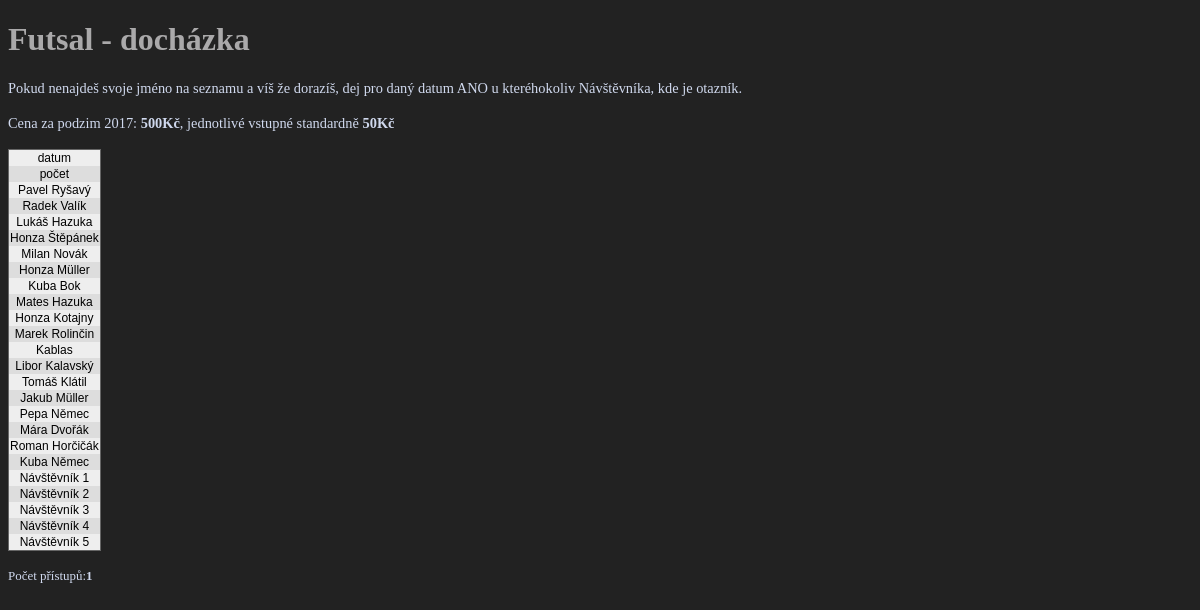
Before: /index_old.php with the older database file.
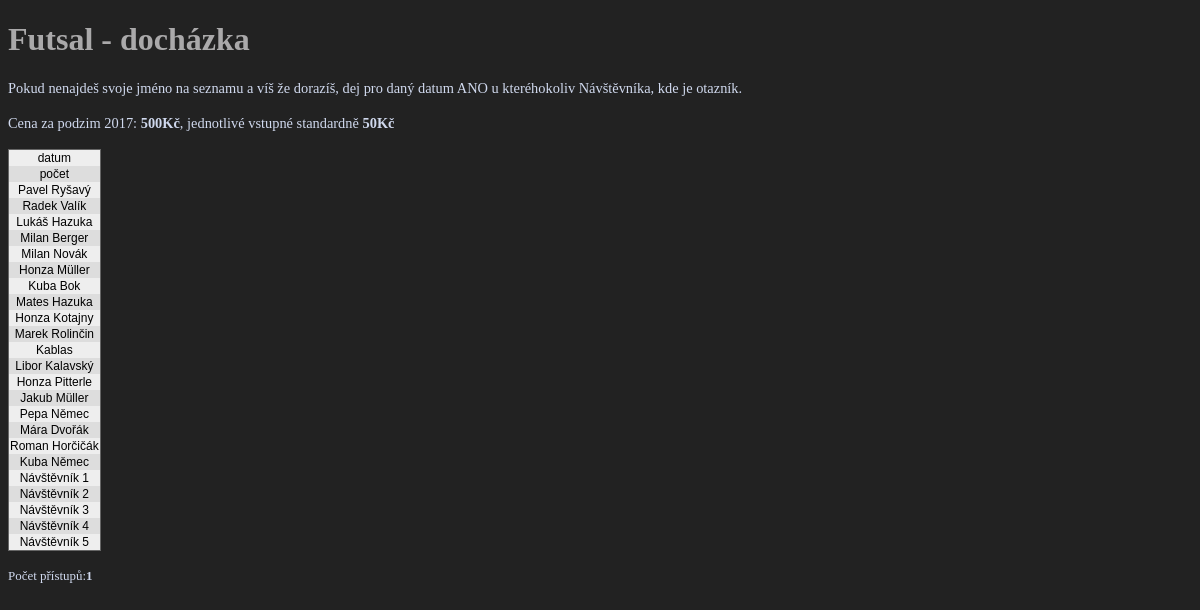
After: the same page with the newer database file.
### tables this page shows
CREATE TABLE `t_player` (
  `id` int(11) NOT NULL,
  `name` varchar(50) DEFAULT NULL,
  `surname` varchar(50) DEFAULT NULL,
  `email` varchar(50) DEFAULT NULL,
  `telefon` varchar(50) DEFAULT NULL,
  `comment` text
);

### index_old.php (the view, shortened to what this page needs)
<!DOCTYPE html>
<html>
<head>
                <link rel="stylesheet" href="css/main.css">
</head>
<body>
	<h1>Futsal - docházka</h1>
	<div class="message">Pokud nenajdeš svoje jméno na seznamu a víš že dorazíš, dej pro daný datum ANO u kteréhokoliv Návštěvníka, kde je otazník.</div>
	<br />
	<div class="message">Cena za podzim 2017: <b>500Kč</b>, jednotlivé vstupné standardně <b>50Kč</b><div>
	<br />
    <table class="att">
		<tr class="att">
        <td class="att">datum</td>
<?
$dbhost = 'sql2.webzdarma.cz';
$dbuser = 'ohrazenice.k8801';
$dbpass = 'mullerj1';
$spojeni = mysql_connect($dbhost, $dbuser, $dbpass);
echo '</tr>'. "\n";
echo '<tr class="att">';
echo '<td class="att">počet</td>';
echo '</tr>' . "\n";
$vysledek = mysql_query("SELECT id, surname, name, comment FROM t_player order by id",$spojeni);
while ($zaznam = mysql_fetch_array($vysledek) ):
                echo '<tr class="att">';
                echo '<td class="att">';
                echo $zaznam["name"] . " ";
                echo $zaznam["surname"];
                echo '</td>' . "\n";
                echo '</tr>' . "\n";
endwhile;
echo '</table>'. "\n";
?>
<br />
<div class="message">Počet přístupů:<b><? require "pocitadlo.php"?></b></div>
<br />
<br />
</body>
</html>

Changed rows visible on the page:
removed t_player: name "Honza", surname "Štěpánek"
removed t_player: name "Tomáš", surname "Klátil"
added t_player: name "Milan", surname "Berger"
added t_player: name "Honza", surname "Pitterle"
